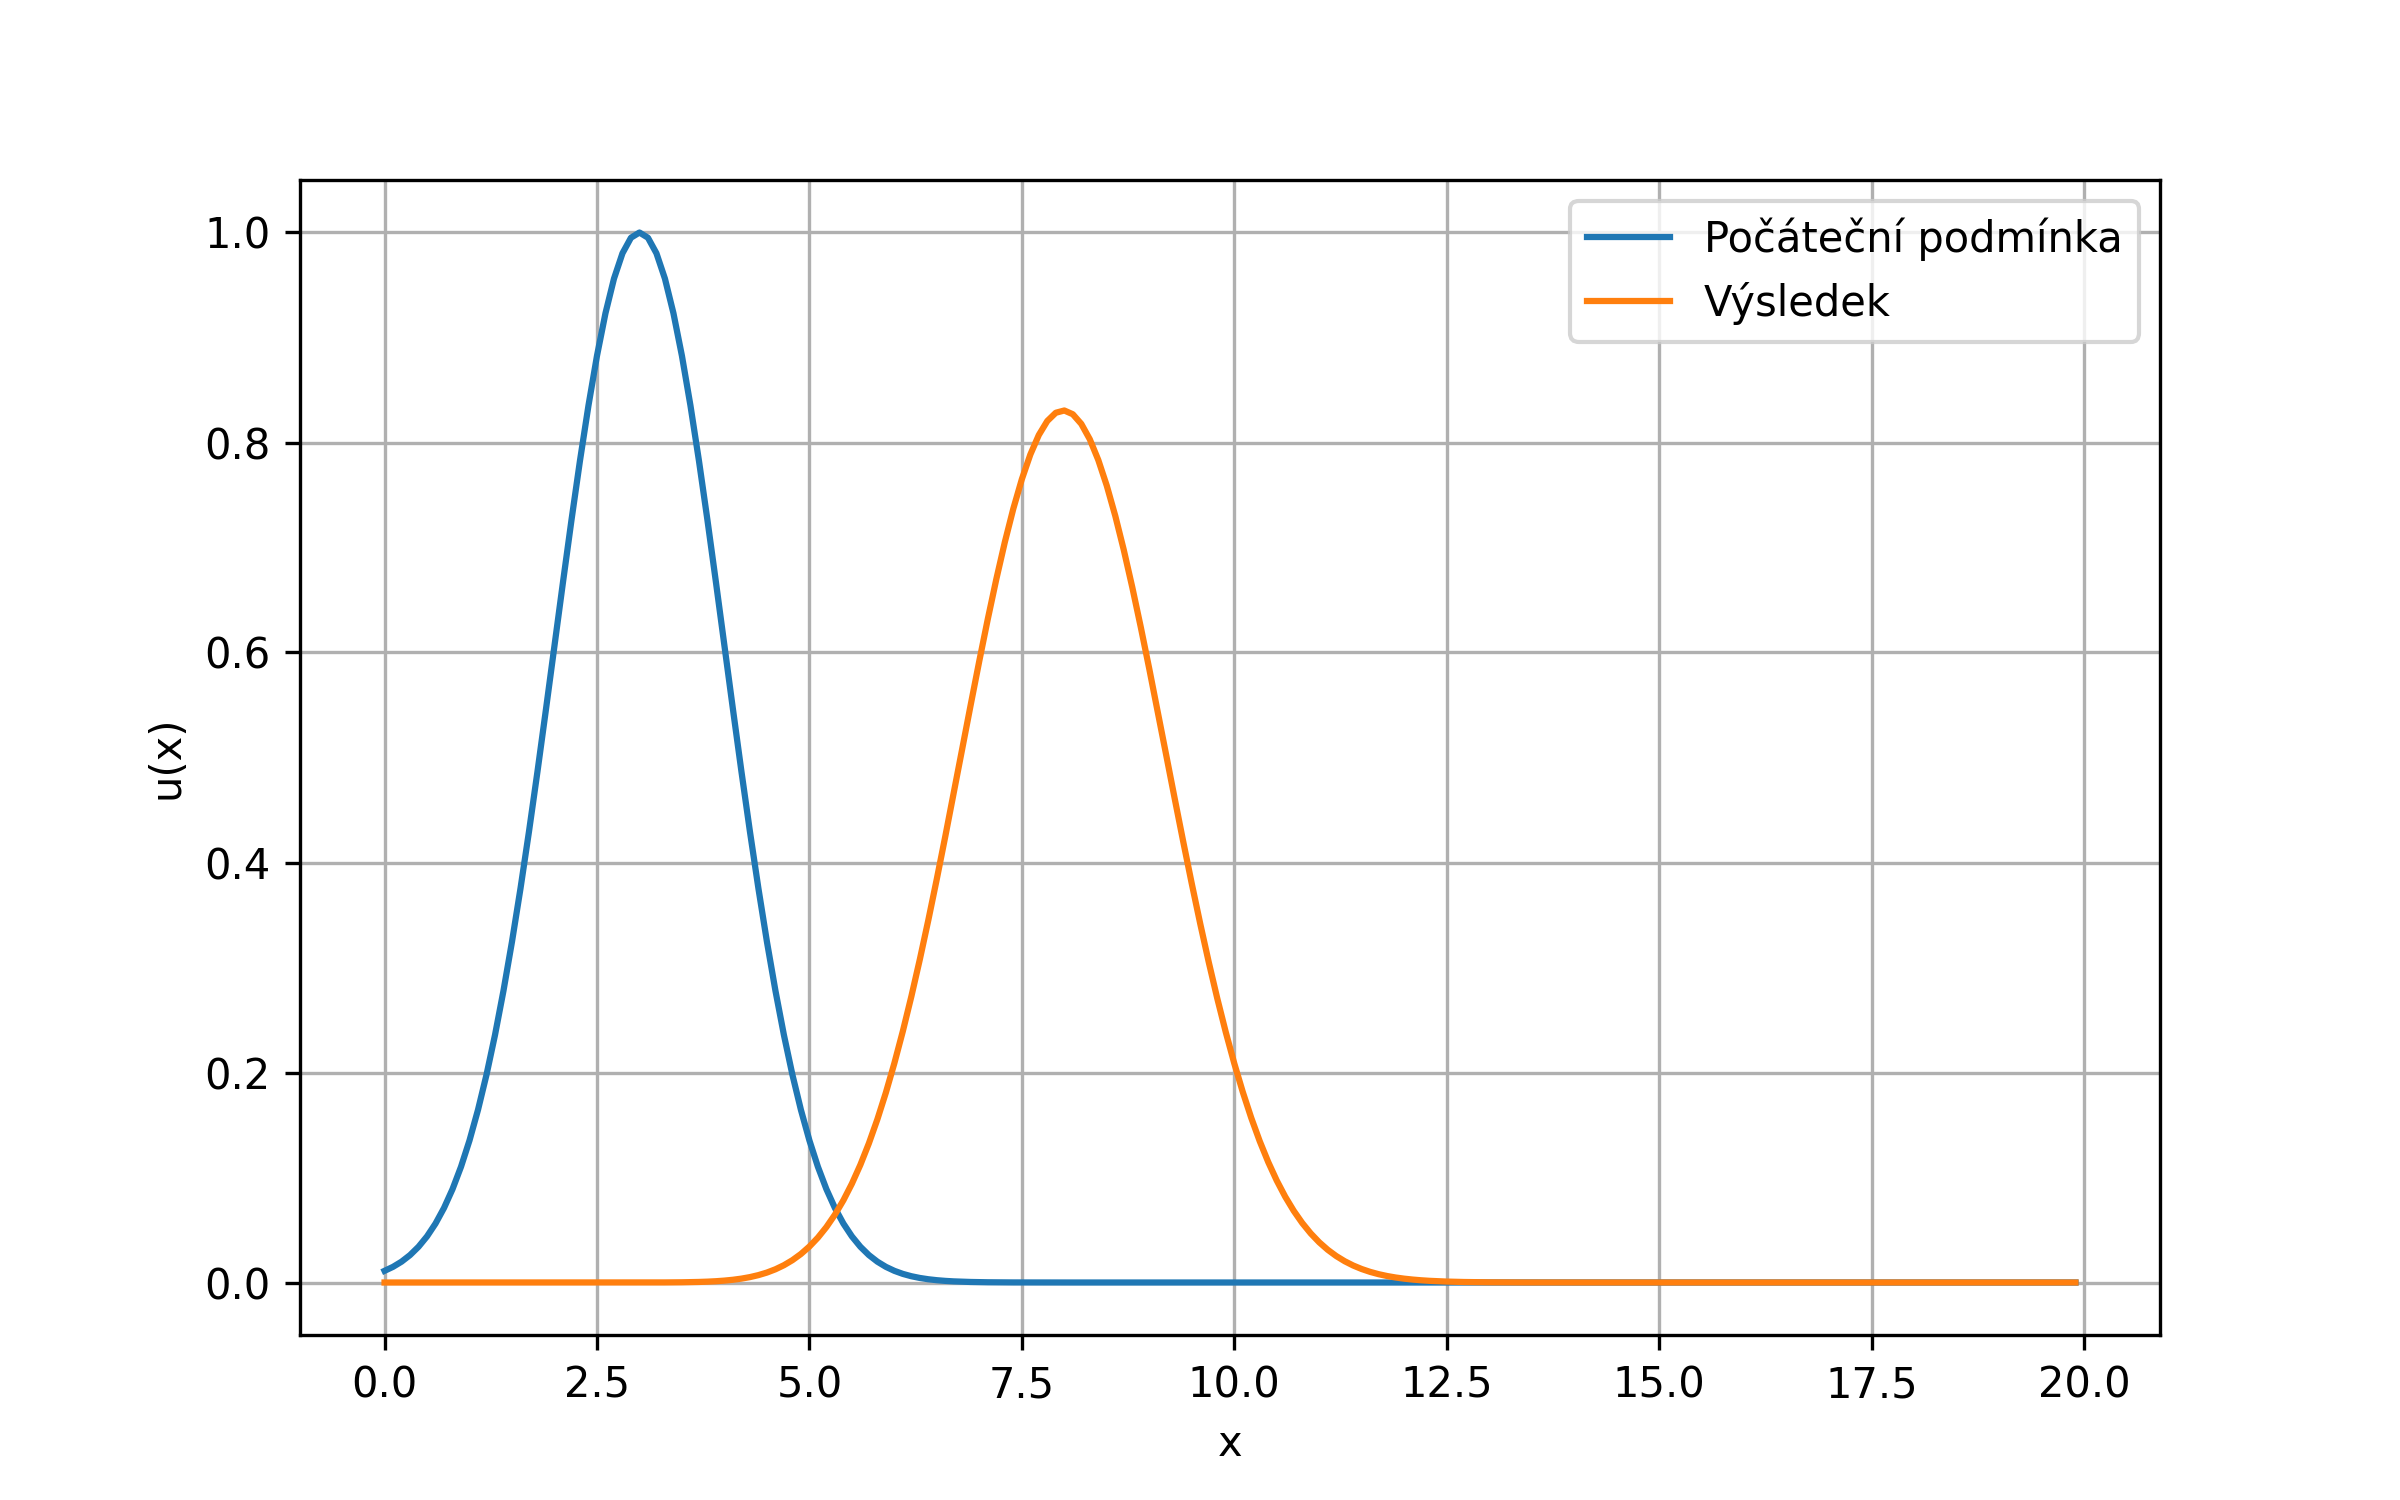

Python code for this plot:

import numpy as np
import matplotlib.pyplot as plt

# načítanie počiatočného riešenia
data_initial = np.loadtxt('initial.csv', delimiter=',')
x_init = data_initial[:, 0]
u_init = data_initial[:, 1]

# načítanie konečného riešenia
data_final = np.loadtxt('final.csv', delimiter=',')
x_final = data_final[:, 0]
u_final = data_final[:, 1]

# vykreslenie
plt.figure(figsize=(8,5))
plt.plot(x_init, u_init, label='Počáteční podmínka')
plt.plot(x_final, u_final, label='Výsledek')
plt.xlabel('x')
plt.ylabel('u(x)')
plt.legend()
plt.grid(True)
plt.savefig('final.png', dpi=300)
